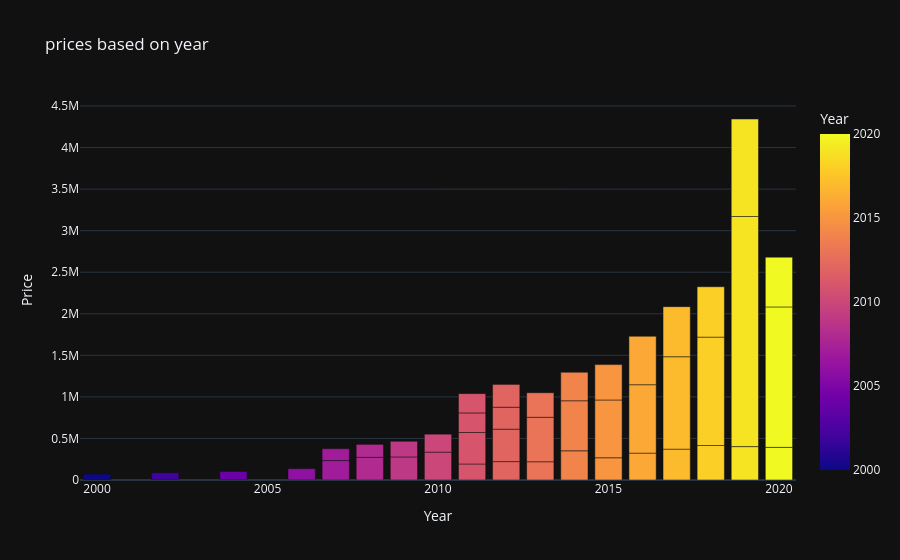

The cell this chart's notebook holds for it:
### Code cell
fig = px.bar(
    cars_merge,
    x="Year",
    y="Price",
    orientation="v",
    title="prices based on year",
    color="Year",
    template="plotly_dark")

fig.show()

### Figure 1 — Plotly figure (JSON) as saved in the notebook; plotly's stock layout.template omitted (floating-point values rounded to 4 significant figures)
{"data": [{"hovertemplate": "Year=%{marker.color}<br>Price=%{y}<extra></extra>", "legendgroup": "", "marker": {"color": [2000, 2002, 2004, 2006, 2007, 2007, 2008, 2008, 2009, 2009, 2010, 2010, 2011, 2011, 2011, 2011, 2012, 2012, 2012, 2012, 2013, 2013, 2013, 2014, 2014, 2014, 2015, 2015, 2015, 2016, 2016, 2016, 2017, 2017, 2017, 2018, 2018, 2018, 2019, 2019, 2019, 2020, 2020, 2020], "coloraxis": "coloraxis", "pattern": {"shape": ""}}, "name": "", "orientation": "v", "showlegend": false, "textposition": "auto", "type": "bar", "x": [2000, 2002, 2004, 2006, 2007, 2007, 2008, 2008, 2009, 2009, 2010, 2010, 2011, 2011, 2011, 2011, 2012, 2012, 2012, 2012, 2013, 2013, 2013, 2014, 2014, 2014, 2015, 2015, 2015, 2016, 2016, 2016, 2017, 2017, 2017, 2018, 2018, 2018, 2019, 2019, 2019, 2020, 2020, 2020], "xaxis": "x", "y": [71210.0, 87700.0, 102700.0, 136300.0, 233900.0, 142800.0, 272600.0, 156200.0, 277300.0, 188600.0, 335100.0, 216300.0, 192800.0, 379000.0, 235200.0, 231900.0, 221400.0, 390400.0, 263800.0, 274500.0, 219700.0, 534800.0, 295100.0, 351200.0, 601900.0, 343400.0, 267500.0, 695300.0, 425400.0, 323300.0, 823200.0, 583300.0, 371100.0, 1112000.0, 602600.0, 415000.0, 1304000.0, 606000.0, 401700.0, 2769000.0, 1173000.0, 393000.0, 1690000.0, 598800.0], "yaxis": "y"}], "layout": {"barmode": "relative", "coloraxis": {"colorbar": {"title": {"text": "Year"}}, "colorscale": [[0, "#0d0887"], [0.1111, "#46039f"], [0.2222, "#7201a8"], [0.3333, "#9c179e"], [0.4444, "#bd3786"], [0.5556, "#d8576b"], [0.6667, "#ed7953"], [0.7778, "#fb9f3a"], [0.8889, "#fdca26"], [1, "#f0f921"]]}, "legend": {"tracegroupgap": 0}, "title": {"text": "prices based on year"}, "xaxis": {"anchor": "y", "domain": [0, 1], "title": {"text": "Year"}}, "yaxis": {"anchor": "x", "domain": [0, 1], "title": {"text": "Price"}}}}
